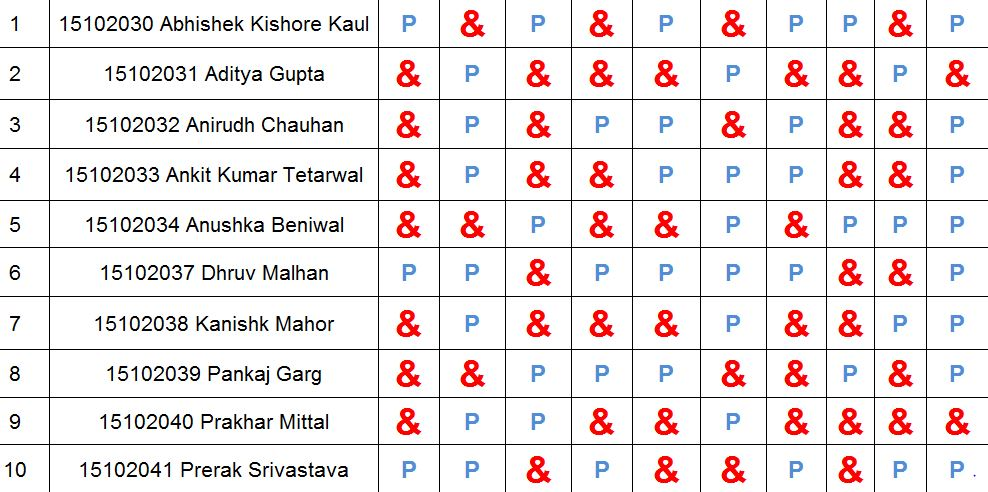
#> input picture phase_IV/images/6.JPG, 988 x 492 px
$ python demoAuto.py   (Python 2 division)
#> lines starting #> are read from the running program, lines starting #| are printed output that depends on the picture; after the words box and inside, x2 and y2 are one past the last pixel; in counts of white or black regions, pixels touching at a corner belong together
import cv2
import numpy as np
# from fpt import four_point_transform
import PyTesser.pytesser as pyt
from PIL import Image
import time

def show(str, im):
    H,W=(480.0,300.0)
##    H,W=(480.0*0.8,300.0*0.8)
    l = len(im.shape)
    if l == 3:
        [h, w, x] = im.shape;
    else:
        [h, w, ] = im.shape;
    # print h,w
    if h > H or w > W:
        x = [H / h, W / w];
        # print x
        x = max(x)
        if x < 1.0:
            im = cv2.resize(im, (0, 0), fx=x, fy=x)
    cv2.imshow(str, im);
# [91 lines left out: functions change, order_points, four_point_transform, findRegion, not called in this run]
def findLargestContourIndex(contours):
    maxIndex = 0;
    maxArea = cv2.contourArea(contours[0]);
    for i in range(0, len(contours)):
        r = cv2.boundingRect(contours[i]);
        area = r[2] * r[3];
        # print area
        if area > maxArea:
            maxIndex = i;
            maxArea = area;
    # print maxArea;
    # print maxIndex
    # print len(contours)
    return maxIndex;
# [59 lines left out: functions showEachCell, findAttendance, not called in this run]
def getLargestContour(im):
    contours, hier = cv2.findContours(im.copy(), cv2.RETR_CCOMP, cv2.CHAIN_APPROX_SIMPLE)
    maxIndex = findLargestContourIndex(contours);
    maxPt = tuple(contours[maxIndex][0][0])
    # # print maxPt
    # cv2.circle(img,maxPt,1,(0,255,0),thickness=2,lineType=-1);
    h,w=im.shape
    mask = np.zeros((h + 2, w + 2), np.uint8)
    cv2.floodFill(im, mask, maxPt, 127);
    # [9 lines of commented-out code are left out]
    im = cv2.inRange(im, 127, 127);
    return im;
# engine=pyttsx.init()

def findGrid(img):
    gray = cv2.cvtColor(img, cv2.COLOR_BGR2GRAY);
    h, w = gray.shape;
    ret, temp = cv2.threshold(gray, 127, 255, cv2.THRESH_BINARY);
##    show('Image', gray)
##    cv2.waitKey(0);

    # kernel=np.ones((1,1),dtype=np.uint8);
    # temp=cv2.erode(temp,kernel,iterations=1);
    # show('Image', temp);
    # cv2.waitKey(0);
    # cv2.drawContours(img, contours, -1, (0,255,0), 2)
    # show('Image',img);
    # cv2.waitKey(0);

    temp = abs(255 - temp);

    imGrid = getLargestContour(temp);

    imGrid = abs(255 - imGrid);

##    show('Image',imGrid)
##    cv2.waitKey(0);

    kernel = np.ones((25, 25), dtype=np.uint8);
    imGrid = cv2.erode(imGrid, kernel, iterations=1);
##    mask = np.zeros((h + 2, w + 2), np.uint8)
##    cv2.floodFill(imGrid,mask,(0,0),0);

    return imGrid

# [47 lines left out: functions checkPresent, arrangeCells, not called in this run]

def simplify(im,imGrid):

    imGrid = 255-imGrid
    contours,ret=cv2.findContours(imGrid.copy(),cv2.RETR_LIST,cv2.CHAIN_APPROX_SIMPLE)
    contours = sorted(contours, key = cv2.contourArea, reverse = True)[:5]
    peri = cv2.arcLength(contours[0],True)
    approx = cv2.approxPolyDP(contours[0], 0.1 * peri, True)
    pts=approx.flatten()
##    cv2.rectangle(imGrid,(pts[0],pts[1]),(pts[4],pts[5]),127,100)
    print pts
    pts=([pts[0],pts[1]],[pts[2],pts[3]],[pts[4],pts[5]],[pts[6],pts[7]])

##    show('Image', imGrid)
##    cv2.waitKey(0);

    imGrid = four_point_transform(imGrid.copy(), pts)
    im = four_point_transform(im.copy(), pts)

##    show('Image', imGrid)
##    cv2.waitKey(0);

    return im,imGrid

if __name__ == '__main__':

    cv2.destroyAllWindows()

    days=7;noOfStudents=10;
    img = cv2.imread('images//6.JPG');
#> img is the input picture: shape (492, 988, 3); mean B, G, R 230.1, 229.8, 237.1
    show('Image', img)
#> in show, `im = cv2.resize(im, (0, 0), fx=x, fy=x)`:
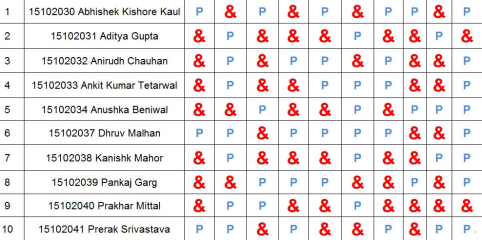
#> im: shape (480, 964, 3) (shown at 1/2 size); mean of channels 0, 1, 2 230, 229.7, 237; drawn as B, G, R
    cv2.waitKey(0);

    imGrid=findGrid(img)
#> in findGrid, `gray = cv2.cvtColor(img, cv2.COLOR_BGR2GRAY);`:
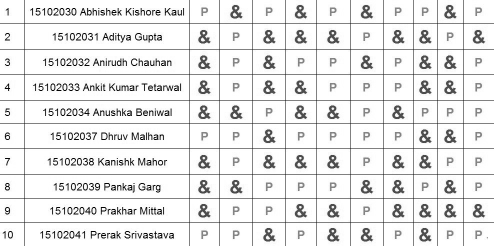
#> gray: shape (492, 988) (shown at 1/2 size); min 0, max 255, mean 232
#> in findGrid, `ret, temp = cv2.threshold(gray, 127, 255, cv2.THRESH_BINARY);`:
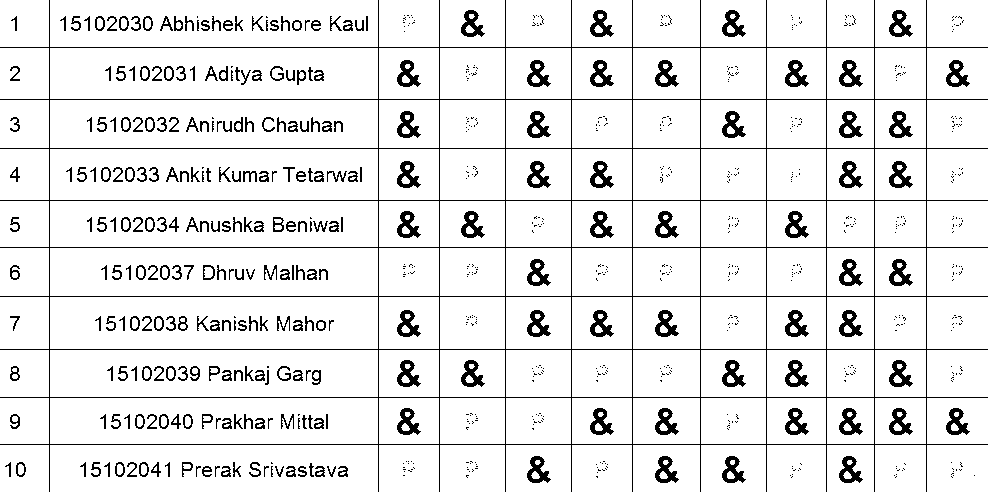
#> temp: shape (492, 988); 90.9% white; 838 black regions (574 under 20 px), largest, box (x1, y1, x2, y2) and area: (0, 0, 988, 492) 14205, (785, 60, 809, 87) 332, (722, 360, 746, 387) 332
#> in getLargestContour, `contours, hier = cv2.findContours(im.copy(), cv2.RETR_CCOMP, cv2.CHAIN..`: contours = 1108 contours, 662 with area under 20; largest, box (x1, y1, x2, y2) and area: (0, 0, 988, 492) 348207, (49, 296, 379, 350) 17435, (49, 148, 379, 201) 17106, (49, 47, 379, 100) 17106, (49, 247, 379, 297) 16119
#> in findLargestContourIndex, `maxArea = cv2.contourArea(contours[0]);`: maxArea = 0
#> the loop in findLargestContourIndex, `for i in range(0, len(contours)):` made 1108 passes
#> (r, area, maxArea) on pass 46: ((338, 466, 10, 11), 110, 110)
#> after the loop in findLargestContourIndex, `for i in range(0, len(contours)):`: maxArea = 486096; maxIndex = 1027
#> in getLargestContour, `maxPt = tuple(contours[maxIndex][0][0])`: maxPt = (49, 0)
#> in getLargestContour, `cv2.floodFill(im, mask, maxPt, 127);`:
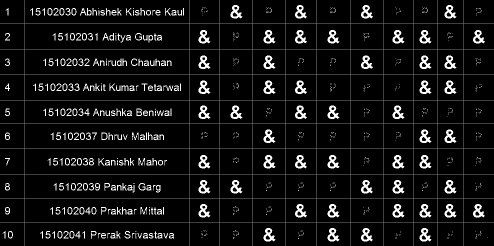
#> im: shape (492, 988) (shown at 1/2 size); min 0, max 255, mean 19.6
#> in getLargestContour, `im = cv2.inRange(im, 127, 127);`:
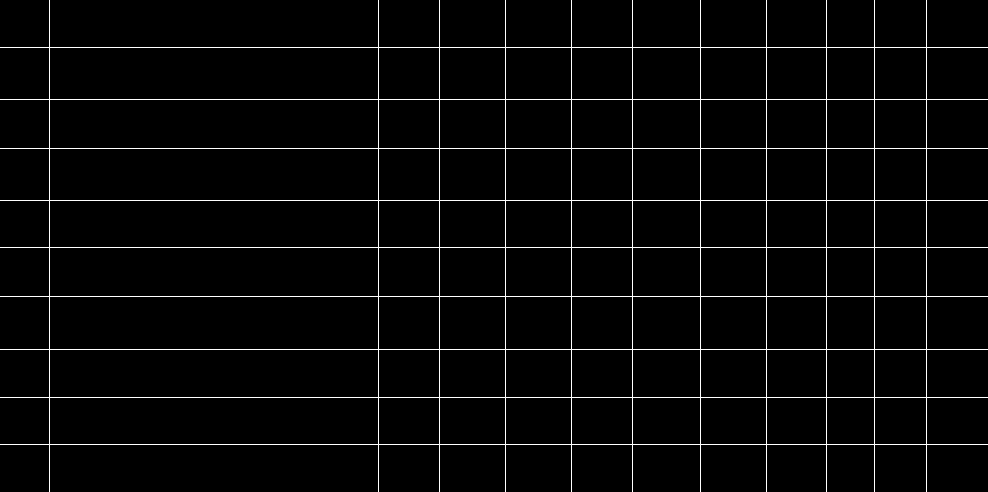
#> im: shape (492, 988); 2.9% white in thin lines or dots
#> in findGrid, `imGrid = cv2.erode(imGrid, kernel, iterations=1);`:
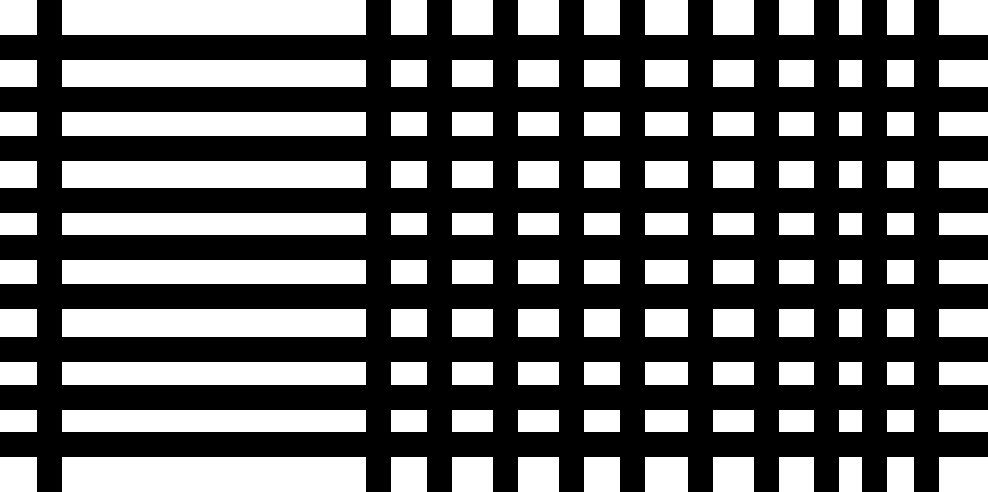
#> imGrid: shape (492, 988); 39.2% white; 120 white regions, largest, box (x1, y1, x2, y2) and area: (62, 0, 366, 35) 10640, (62, 457, 366, 492) 10640, (62, 309, 366, 337) 8512

    img,imGrid = simplify(img,imGrid)
#> in simplify, `contours,ret=cv2.findContours(imGrid.copy(),cv2.RETR_LIST,cv2.CHAIN_AP..`: contours = 81 contours; largest, box (x1, y1, x2, y2) and area: (0, 0, 988, 492) 416415, (61, 308, 367, 338) 8843, (61, 160, 367, 189) 8538, (61, 59, 367, 88) 8538, (61, 259, 367, 285) 7623; ret = 81 rows, first 6: [1, -1, -1, -1], [2, 0, -1, -1], [3, 1, -1, -1], [4, 2, -1, -1], [5, 3, -1, -1], [6, 4, -1, -1]
#> in simplify, `contours = sorted(contours, key = cv2.contourArea, reverse = True)[:5]`: contours = 5 contours; box (x1, y1, x2, y2) and area: (0, 0, 988, 492) 416415, (61, 308, 367, 338) 8843, (61, 160, 367, 189) 8538, (61, 59, 367, 88) 8538, (61, 259, 367, 285) 7623
#> in simplify, `peri = cv2.arcLength(contours[0],True)`: peri = 5687.5
#> in simplify, `approx = cv2.approxPolyDP(contours[0], 0.1 * peri, True)`: approx = [[0, 35], [987, 456]]
#> in simplify, `pts=approx.flatten()`: pts = [0, 35, 987, 456]
#| [  0  35 987 456]
#> (the run stopped early here; a loop or call above may not have finished)

$ run again, with phase_IV/images/1.JPG copied over phase_IV/images/6.JPG
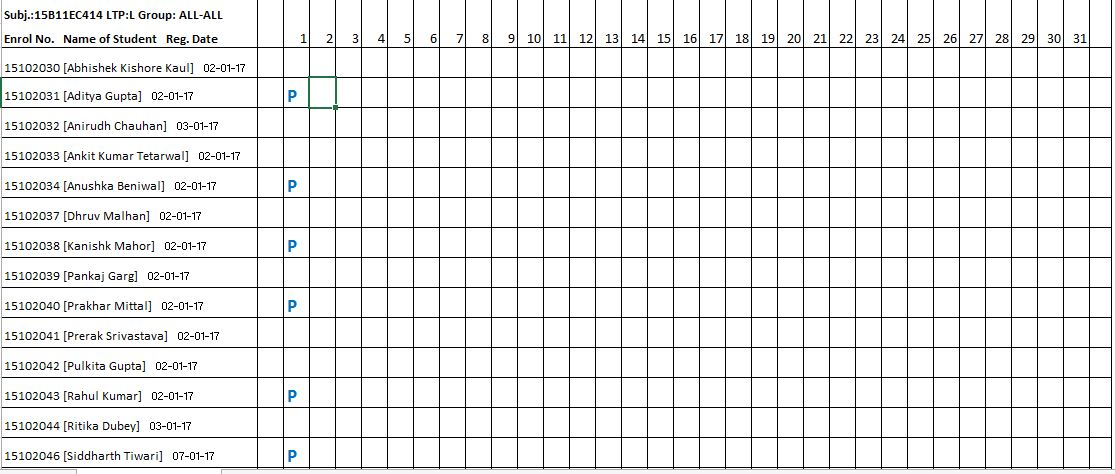
#> input picture phase_IV/images/1.JPG, 1115 x 474 px
#> img is the input picture: shape (474, 1115, 3); mean B, G, R 234.4, 234.5, 234.4
#> in findGrid, `ret, temp = cv2.threshold(gray, 127, 255, cv2.THRESH_BINARY);`:
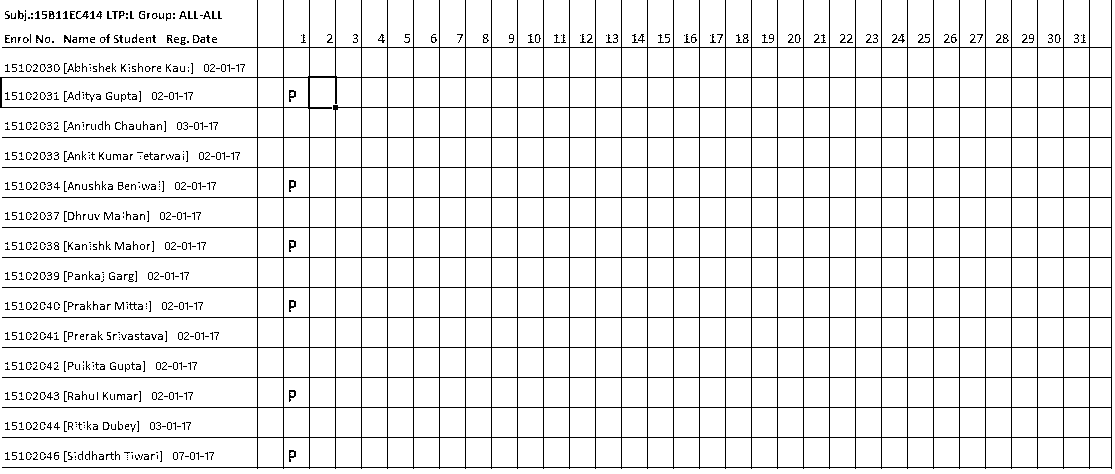
#> temp: shape (474, 1115); 92.2% white; black in thin lines or dots
#> in getLargestContour, `contours, hier = cv2.findContours(im.copy(), cv2.RETR_CCOMP, cv2.CHAIN..`: contours = 1256 contours, 682 with area under 20; largest, box (x1, y1, x2, y2) and area: (0, 0, 1112, 469) 366470, (1, 77, 258, 108) 7678, (309, 77, 362, 138) 2274, (1063, 437, 1090, 468) 778, (1037, 437, 1064, 468) 778
#> in findLargestContourIndex, `maxArea = cv2.contourArea(contours[0]);`: maxArea = 0
#> the loop in findLargestContourIndex, `for i in range(0, len(contours)):` made 1256 passes
#> (r, area, maxArea) on passes 11, 12, 18, 29, 47: ((151, 454, 4, 6), 24, 24), ((144, 454, 5, 6), 30, 30), ((209, 452, 5, 8), 40, 40), ((106, 452, 8, 8), 64, 64), ((289, 450, 7, 12), 84, 84)
#> after the loop in findLargestContourIndex, `for i in range(0, len(contours)):`: maxArea = 521528; maxIndex = 794
#> maxPt = (257, 0)
#> in findGrid, `imGrid = cv2.erode(imGrid, kernel, iterations=1);`:
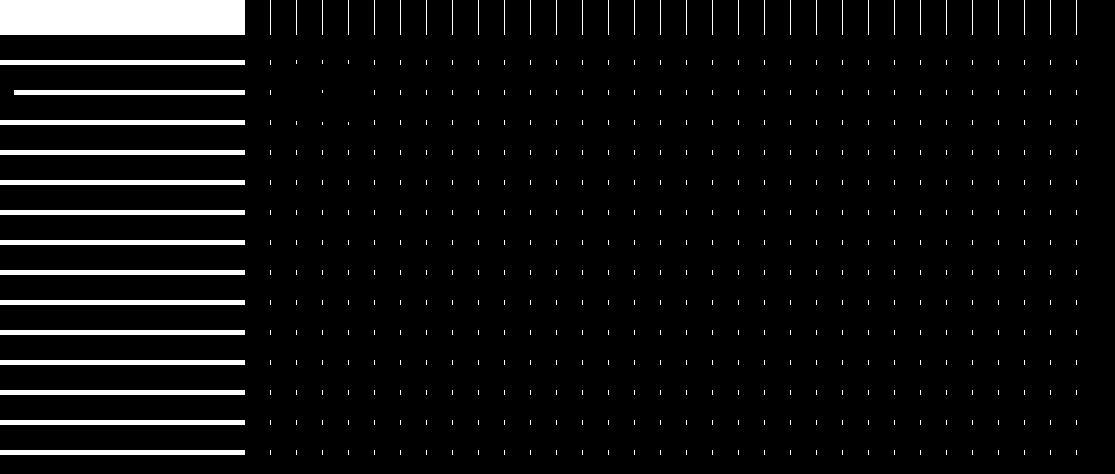
#> imGrid: shape (474, 1115); 5.5% white; 493 white regions (446 under 20 px), largest, box (x1, y1, x2, y2) and area: (0, 0, 245, 35) 8575, (0, 60, 245, 65) 1225, (0, 120, 245, 125) 1225
#> in simplify, `contours,ret=cv2.findContours(imGrid.copy(),cv2.RETR_LIST,cv2.CHAIN_AP..`: contours = 448 contours, 446 with area under 20; largest, box (x1, y1, x2, y2) and area: (0, 0, 1115, 474) 497042, (13, 89, 246, 96) 1390; ret = 448 rows, first 6: [1, -1, -1, -1], [2, 0, -1, -1], [3, 1, -1, -1], [4, 2, -1, -1], [5, 3, -1, -1], [6, 4, -1, -1]
#> in simplify, `contours = sorted(contours, key = cv2.contourArea, reverse = True)[:5]`: contours = 5 contours, 3 with area under 20; largest, box (x1, y1, x2, y2) and area: (0, 0, 1115, 474) 497042, (13, 89, 246, 96) 1390
#> peri = 11730.7
#> approx = [[0, 35], [1114, 473]]
#> pts = [0, 35, 1114, 473]
#| [   0   35 1114  473]

$ run again, with phase_IV/images/10.jpg copied over phase_IV/images/6.JPG
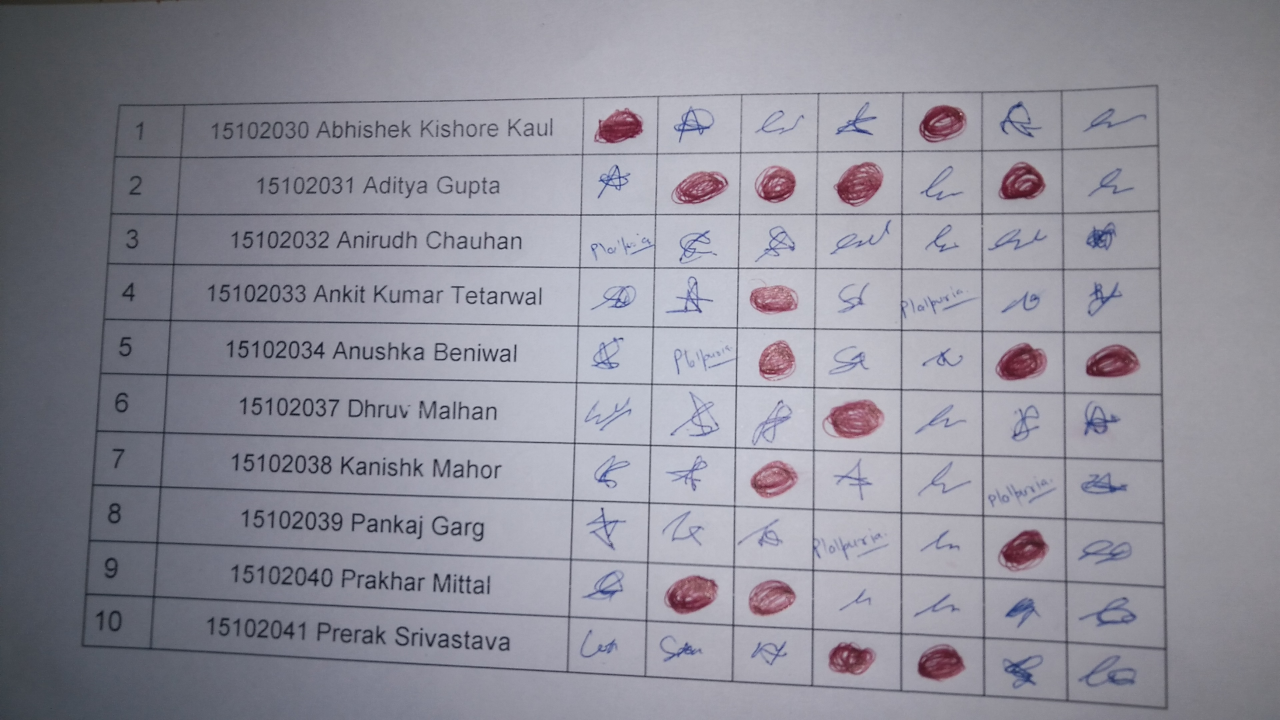
#> input picture phase_IV/images/10.jpg, 3840 x 2160 px (shown at 1/3 size)
#> img is the input picture: shape (2160, 3840, 3); mean B, G, R 153.7, 142.7, 143.6
#> in findGrid, `ret, temp = cv2.threshold(gray, 127, 255, cv2.THRESH_BINARY);`:
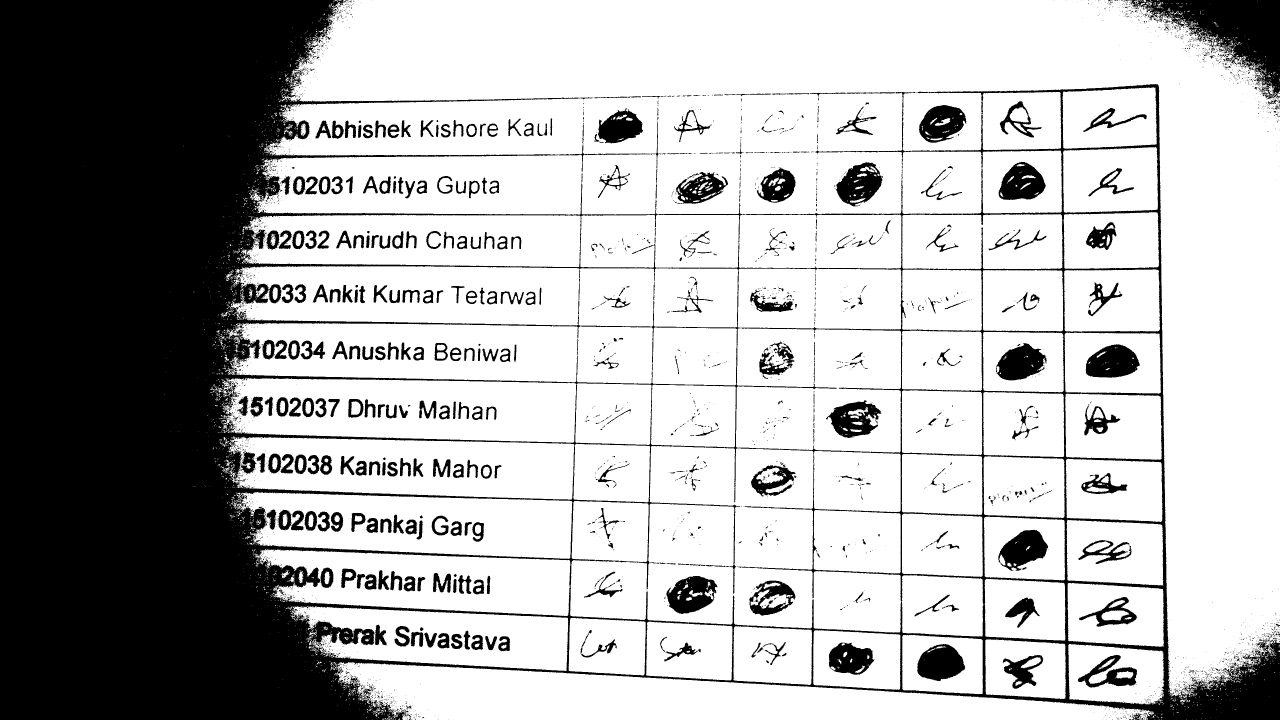
#> temp: shape (2160, 3840) (shown at 1/3 size); 69.9% white; 4837 black regions (4247 under 20 px), largest, box (x1, y1, x2, y2) and area: (0, 0, 3840, 2160) 2050363, (3389, 0, 3840, 298) 53990, (3257, 1033, 3420, 1133) 11956
#> in getLargestContour, `contours, hier = cv2.findContours(im.copy(), cv2.RETR_CCOMP, cv2.CHAIN..`: contours = 9399 contours, 8347 with area under 20; largest, box (x1, y1, x2, y2) and area: (0, 0, 3840, 2160) 5786936, (1709, 1337, 2705, 1899) 388314, (2207, 804, 2706, 1359) 265720, (688, 797, 2216, 984) 250912, (678, 968, 2212, 1157) 245116
#> in findLargestContourIndex, `maxArea = cv2.contourArea(contours[0]);`: maxArea = 0
#> the loop in findLargestContourIndex, `for i in range(0, len(contours)):` made 9399 passes
#> (r, area, maxArea) on passes 12, 23, 30: ((3388, 2156, 7, 4), 28, 28), ((3431, 2153, 5, 7), 35, 35), ((1226, 2152, 6, 8), 48, 48)
#> after the loop in findLargestContourIndex, `for i in range(0, len(contours)):`: maxArea = 8294400; maxIndex = 6113
#> maxPt = (0, 0)
#> in findGrid, `imGrid = cv2.erode(imGrid, kernel, iterations=1);`:
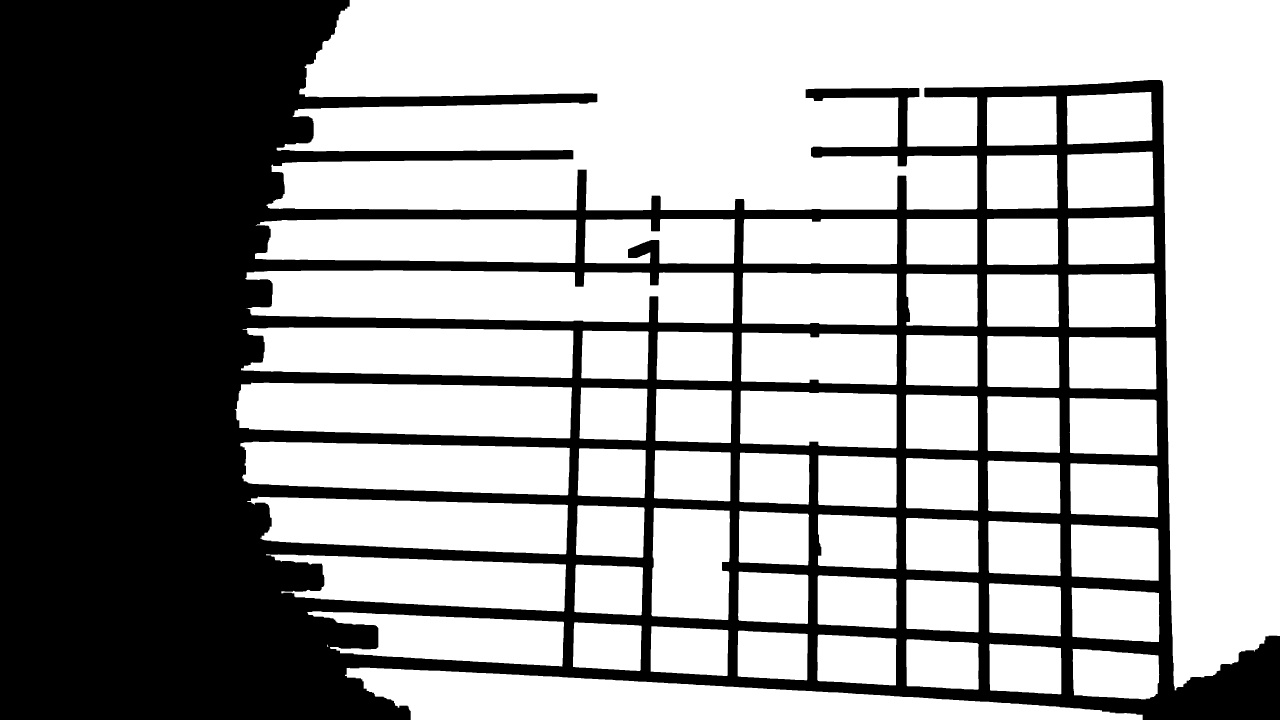
#> imGrid: shape (2160, 3840) (shown at 1/3 size); 62.6% white; 1 black region, box (x1, y1, x2, y2) and area: (0, 0, 3840, 2160) 3100556
#> in simplify, `contours,ret=cv2.findContours(imGrid.copy(),cv2.RETR_LIST,cv2.CHAIN_AP..`: contours = 62 contours; largest, box (x1, y1, x2, y2) and area: (0, 0, 3840, 2160) 6080845, (735, 810, 2202, 971) 202103, (703, 1147, 1717, 1316) 148964, (720, 1324, 1711, 1487) 133858, (722, 981, 1721, 1135) 131786; ret = 62 rows, first 6: [1, -1, -1, -1], [2, 0, -1, -1], [3, 1, -1, -1], [4, 2, -1, -1], [5, 3, -1, -1], [6, 4, -1, -1]
#> in simplify, `contours = sorted(contours, key = cv2.contourArea, reverse = True)[:5]`: contours = 5 contours; box (x1, y1, x2, y2) and area: (0, 0, 3840, 2160) 6080845, (735, 810, 2202, 971) 202103, (703, 1147, 1717, 1316) 148964, (720, 1324, 1711, 1487) 133858, (722, 981, 1721, 1135) 131786
#> peri = 20871.9
#> approx = [[0, 0], [3839, 2159]]
#> pts = [0, 0, 3839, 2159]
#| [   0    0 3839 2159]
